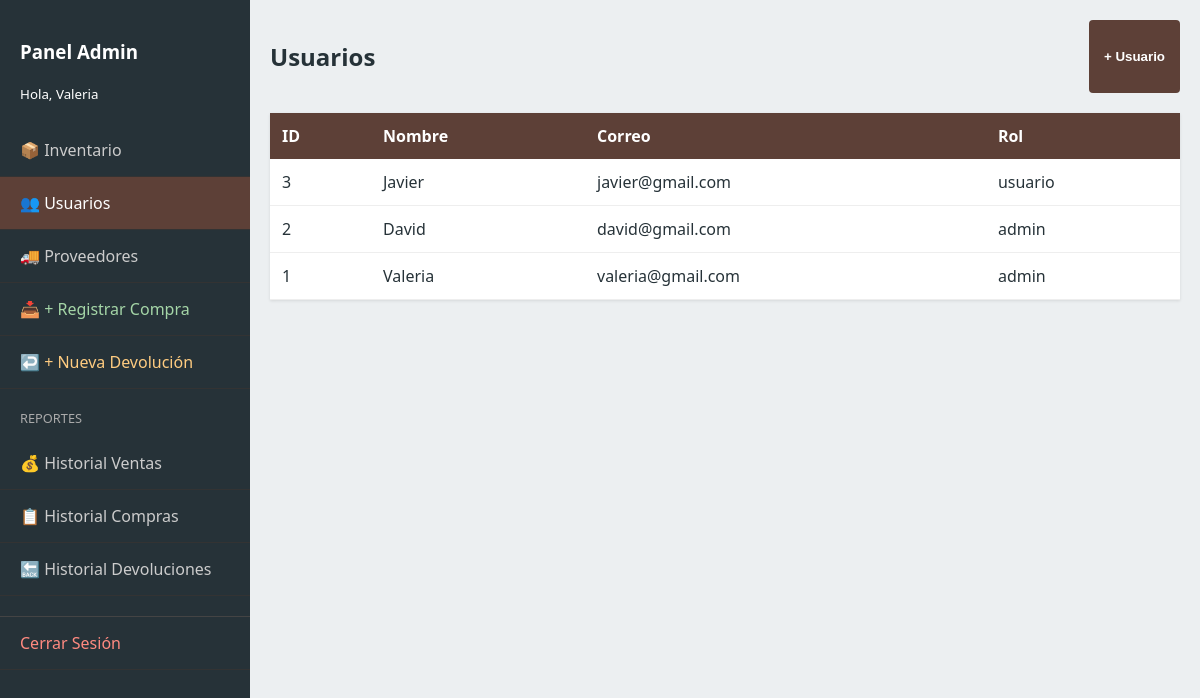
Page /admin_usuarios.php (signed in) on the committed database.
### tables this page shows
CREATE TABLE `usuarios` (
  `id` int(10) UNSIGNED NOT NULL,
  `nombre` varchar(100) NOT NULL,
  `correo` varchar(120) NOT NULL,
  `contrasena` varchar(255) NOT NULL,
  `rol` enum('admin','usuario') NOT NULL DEFAULT 'usuario',
  `activo` tinyint(1) NOT NULL DEFAULT 1,
  `creado_en` timestamp NOT NULL DEFAULT current_timestamp()
);

### admin_usuarios.php (the view, shortened to what this page needs)
<?php
require 'db.php';
$result = $conn->query("SELECT * FROM usuarios ORDER BY id DESC");
?>
<!DOCTYPE html>
<html lang="es">
<head>
    <link rel="stylesheet" href="styles.css">
</head>
<body>
    <div class="admin-layout">
         <nav class="sidebar">
            <div style="padding: 20px;">
                <h3>Panel Admin</h3>
                <small>Hola, <?php echo htmlspecialchars($_SESSION['user_name']); ?></small>
            </div>
            <div class="menu">
                <a href="admin.php">📦 Inventario</a>
                <a href="admin_usuarios.php" class="active">👥 Usuarios</a>
                <a href="admin_proveedores.php">🚚 Proveedores</a>
                <a href="admin_compras.php" style="color:#A5D6A7;">📥 + Registrar Compra</a>
                <a href="admin_devoluciones.php" style="color:#FFCC80;">↩️ + Nueva Devolución</a>
                <div style="padding:10px 20px; color:#aaa; font-size:0.8rem; margin-top:10px;">REPORTES</div>
                <a href="admin_reporte_ventas.php">💰 Historial Ventas</a>
                <a href="admin_historial_compras.php">📋 Historial Compras</a>
                <a href="admin_historial_devoluciones.php">🔙 Historial Devoluciones</a>
                <a href="logout.php" style="border-top: 1px solid #444; color: #ff8a80; margin-top:20px;">Cerrar Sesión</a>
            </div>
        </nav>
        <main class="admin-content">
            <div style="display: flex; justify-content: space-between; margin-bottom: 20px;">
                <h2>Usuarios</h2>
                <button class="btn btn-primary" onclick="document.getElementById('modal-usuario').classList.add('active')">+ Usuario</button>
            </div>
            <table class="admin-table">
                <thead><tr><th>ID</th><th>Nombre</th><th>Correo</th><th>Rol</th></tr></thead>
                <tbody>
                    <?php while($row = $result->fetch_assoc()): ?>
                    <tr>
                        <td><?php echo $row['id']; ?></td>
                        <td><?php echo $row['nombre']; ?></td>
                        <td><?php echo $row['correo']; ?></td>
                        <td><?php echo $row['rol']; ?></td>
                    </tr>
                    <?php endwhile; ?>
                </tbody>
            </table>
        </main>
    </div>
</body>
</html>

### styles.css (style rules this page uses)
:root { --primary: #5D4037; --secondary: #D7CCC8; --accent: #2E7D32; --danger: #C62828; --dark: #263238; --light: #ECEFF1; --white: #ffffff; }
* { box-sizing: border-box; }
body { font-family: 'Segoe UI', sans-serif; background: var(--light); margin: 0; color: var(--dark); }
.btn { border: none; padding: 10px 15px; border-radius: 4px; cursor: pointer; font-weight: bold; color: white; transition: 0.2s; text-decoration: none; display: inline-block; }
.btn-primary { background: var(--primary); }
.admin-layout { display: flex; height: 100vh; overflow: hidden; }
.sidebar { width: 250px; background: var(--dark); color: white; display: flex; flex-direction: column; }
.menu a { display: block; padding: 15px 20px; color: #ccc; text-decoration: none; border-bottom: 1px solid #333; }
.menu a:hover, .menu a.active { background: var(--primary); color: white; }
.admin-content { flex: 1; padding: 20px; overflow-y: auto; }
table.admin-table { width: 100%; border-collapse: collapse; background: white; box-shadow: 0 1px 3px rgba(0,0,0,0.1); }
table.admin-table th { background: var(--primary); color: white; padding: 12px; text-align: left; }
table.admin-table td { padding: 12px; border-bottom: 1px solid #eee; }

### rows in the picture
usuarios: id "3", nombre "Javier", correo "javier@gmail.com", rol "usuario"
usuarios: id "2", nombre "David", correo "david@gmail.com", rol "admin"
usuarios: id "1", nombre "Valeria", correo "valeria@gmail.com", rol "admin"

### other values in the picture
$_SESSION['user_name'] "Valeria"
